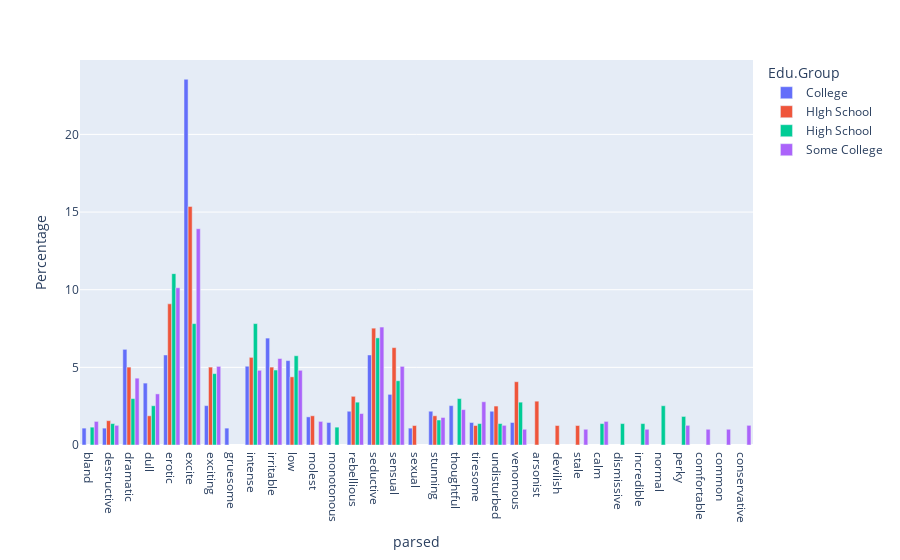

Write notebook code for a chart like this one.
### Code cell
dsubset = df[['Spkr', 'segment', 'Age', 'Gender', 'Education', 'Occupation', 'Edu.Group', 'Age.Group', 
       'model_response_adjective_arousal_Qwen2-Audio-7B-Instruct',
       'model_prompt_adjective_arousal_Qwen2-Audio-7B-Instruct']].copy()


subset['parsed'] = subset.apply(lambda row: parse_adjectives(row, 'model_response_adjective_arousal_Qwen2-Audio-7B-Instruct', ADJECTIVES_AROUSAL['english']), axis=1)


df_exploded = subset.explode('parsed')
result = df_exploded.groupby(['Edu.Group', 'parsed']).size().reset_index(name='count')


result['Total'] = result.groupby('Edu.Group')['count'].transform('sum')
result['Percentage'] = result['count'] / result['Total'] * 100

result = result[result['Percentage']>1]


# Create a grouped bar plot
fig = px.bar(
    result,
    x='parsed',
    y='Percentage',
    color='Edu.Group',    # Different colors for each group
    barmode='group',  # Place bars side-by-side rather than stacking them
)
fig.show()

### Figure 1 — Plotly figure (JSON) as saved in the notebook; plotly's stock layout.template omitted (floating-point values rounded to 4 significant figures)
{"data": [{"alignmentgroup": "True", "hovertemplate": "Edu.Group=College<br>parsed=%{x}<br>Percentage=%{y}<extra></extra>", "legendgroup": "College", "marker": {"color": "#636efa", "pattern": {"shape": ""}}, "name": "College", "offsetgroup": "College", "orientation": "v", "showlegend": true, "textposition": "auto", "type": "bar", "x": ["bland", "destructive", "dramatic", "dull", "erotic", "excite", "exciting", "gruesome", "intense", "irritable", "low", "molest", "monotonous", "rebellious", "seductive", "sensual", "sexual", "stunning", "thoughtful", "tiresome", "undisturbed", "venomous"], "xaxis": "x", "y": [1.087, 1.087, 6.159, 3.986, 5.797, 23.55, 2.536, 1.087, 5.072, 6.884, 5.435, 1.812, 1.449, 2.174, 5.797, 3.261, 1.087, 2.174, 2.536, 1.449, 2.174, 1.449], "yaxis": "y"}, {"alignmentgroup": "True", "hovertemplate": "Edu.Group=HIgh School<br>parsed=%{x}<br>Percentage=%{y}<extra></extra>", "legendgroup": "HIgh School", "marker": {"color": "#EF553B", "pattern": {"shape": ""}}, "name": "HIgh School", "offsetgroup": "HIgh School", "orientation": "v", "showlegend": true, "textposition": "auto", "type": "bar", "x": ["arsonist", "destructive", "devilish", "dramatic", "dull", "erotic", "excite", "exciting", "intense", "irritable", "low", "molest", "rebellious", "seductive", "sensual", "sexual", "stale", "stunning", "tiresome", "undisturbed", "venomous"], "xaxis": "x", "y": [2.821, 1.567, 1.254, 5.016, 1.881, 9.091, 15.36, 5.016, 5.643, 5.016, 4.389, 1.881, 3.135, 7.524, 6.27, 1.254, 1.254, 1.881, 1.254, 2.508, 4.075], "yaxis": "y"}, {"alignmentgroup": "True", "hovertemplate": "Edu.Group=High School<br>parsed=%{x}<br>Percentage=%{y}<extra></extra>", "legendgroup": "High School", "marker": {"color": "#00cc96", "pattern": {"shape": ""}}, "name": "High School", "offsetgroup": "High School", "orientation": "v", "showlegend": true, "textposition": "auto", "type": "bar", "x": ["bland", "calm", "destructive", "dismissive", "dramatic", "dull", "erotic", "excite", "exciting", "incredible", "intense", "irritable", "low", "monotonous", "normal", "perky", "rebellious", "seductive", "sensual", "stunning", "thoughtful", "tiresome", "undisturbed", "venomous"], "xaxis": "x", "y": [1.149, 1.379, 1.379, 1.379, 2.989, 2.529, 11.03, 7.816, 4.598, 1.379, 7.816, 4.828, 5.747, 1.149, 2.529, 1.839, 2.759, 6.897, 4.138, 1.609, 2.989, 1.379, 1.379, 2.759], "yaxis": "y"}, {"alignmentgroup": "True", "hovertemplate": "Edu.Group=Some College<br>parsed=%{x}<br>Percentage=%{y}<extra></extra>", "legendgroup": "Some College", "marker": {"color": "#ab63fa", "pattern": {"shape": ""}}, "name": "Some College", "offsetgroup": "Some College", "orientation": "v", "showlegend": true, "textposition": "auto", "type": "bar", "x": ["bland", "calm", "comfortable", "common", "conservative", "destructive", "dramatic", "dull", "erotic", "excite", "exciting", "incredible", "intense", "irritable", "low", "molest", "perky", "rebellious", "seductive", "sensual", "stale", "stunning", "thoughtful", "tiresome", "undisturbed", "venomous"], "xaxis": "x", "y": [1.519, 1.519, 1.013, 1.013, 1.266, 1.266, 4.304, 3.291, 10.13, 13.92, 5.063, 1.013, 4.81, 5.57, 4.81, 1.519, 1.266, 2.025, 7.595, 5.063, 1.013, 1.772, 2.278, 2.785, 1.266, 1.013], "yaxis": "y"}], "layout": {"barmode": "group", "legend": {"title": {"text": "Edu.Group"}, "tracegroupgap": 0}, "margin": {"t": 60}, "xaxis": {"anchor": "y", "domain": [0, 1], "title": {"text": "parsed"}}, "yaxis": {"anchor": "x", "domain": [0, 1], "title": {"text": "Percentage"}}}}
